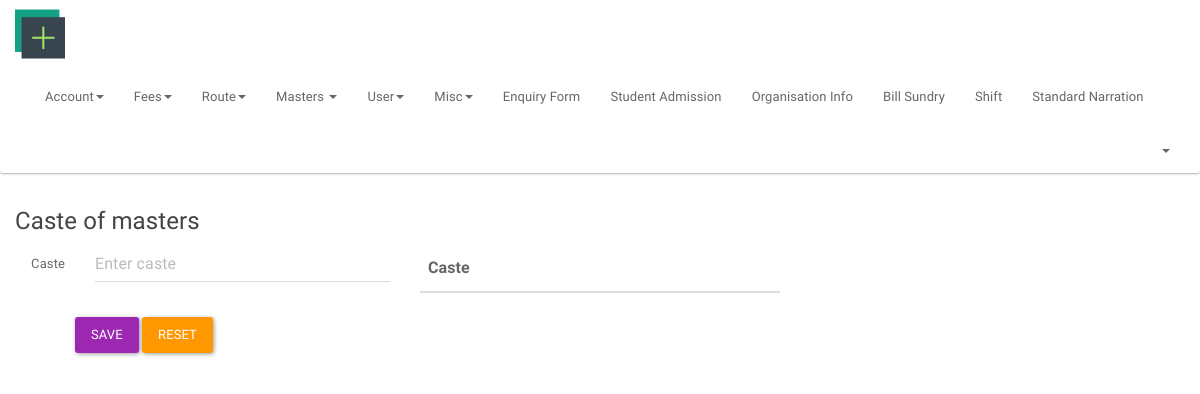
Before: /index.php/admin/masters_caste with the older database file.
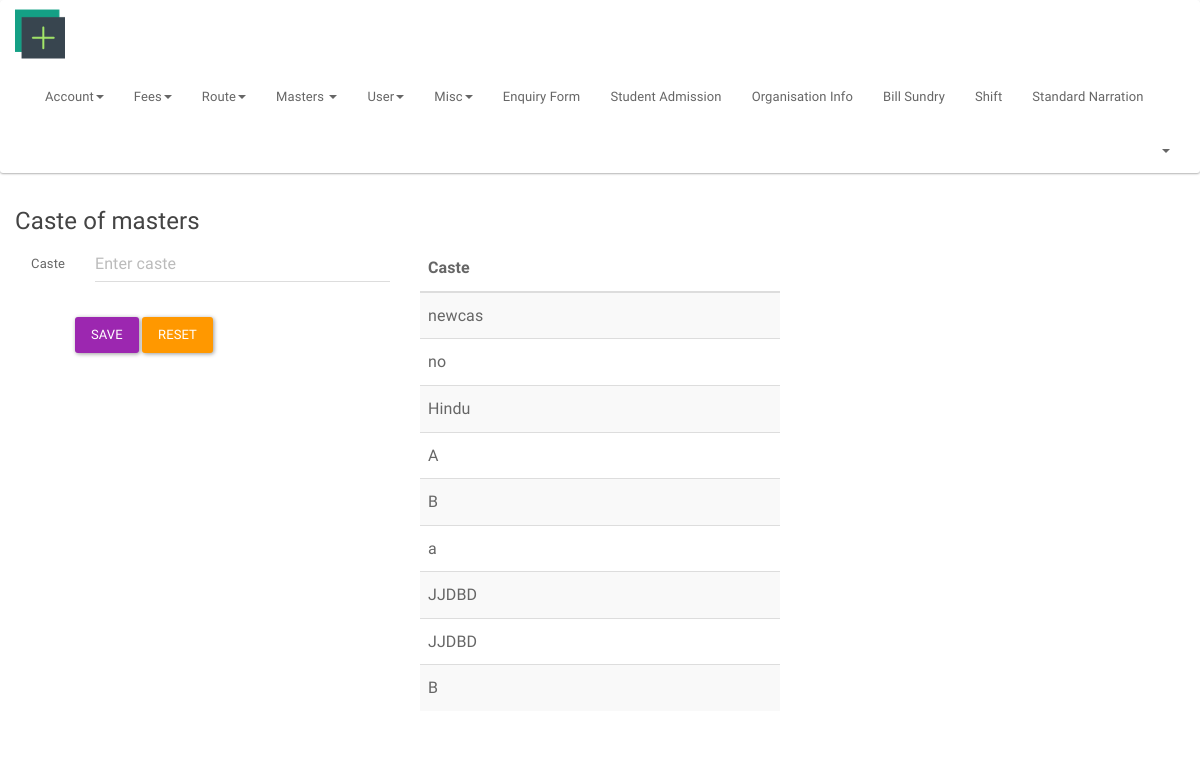
After: the same page with the newer database file.
### tables this page shows
CREATE TABLE `caste` (
  `caste_id` int(3) NOT NULL,
  `caste_name` varchar(20) NOT NULL
);

### application/controllers/admin.php (called while the page is built, shortened)
<?php
class Admin extends MY_Controller
{
    public function __construct()
    {
        $this->load->view('private/admin/header');
        $this->load->view('private/admin/footer');
        $this->form_validation->set_error_delimiters('<div class="text-danger">', '</div>');
    }
    public function masters_caste()
    {
        $form_validation='caste';
        $table_name='caste';
        $view='caste';
        $field='caste_name';
        $this->insert_genric($form_validation,$table_name,$view,$field);
    }
    public function insert_genric($form_validation,$table_name,$view,$field)
    {
        if ($this->form_validation->run($form_validation)) {
            $this->load->model('add_model', 'am');
            $post = $this->input->post();
            unset($post['submit']);
            if ($this->am->insert_data($table_name,$post)) {
                $this->load->model('get_model', 'gm');
                $array = $this->gm->get_list($field,$table_name);
                $this->load->view('private/admin/masters/'.$view,['view'=>$array]);
            } else {
                echo 'Query failed in inserting record';
            }
        } else {
            $this->load->model('get_model', 'gm');
            $array = $this->gm->get_list($field,$table_name);
            $this->load->view('private/admin/masters/'.$view,['view'=>$array]);
        }
    }
}

### index.php (called while the page is built, shortened)
<?php
require_once BASEPATH.'core/CodeIgniter.php';

### application/models/get_model.php (called while the page is built, shortened)
<?php
class Get_model extends MY_Model
{
    public function get_list($field,$table_name)
    {
        $query = $this->db->select($field)->get($table_name);
        $res = $query->result();
        $array=json_decode(json_encode($res),true);
        return $array;
    }
}

### application/views/private/admin/masters/caste.php (the view, shortened to what the changed rows need)
<div class="container">
    <div class="row">
            <div class="col-lg-4">
            <table class="table table-striped table-hover ">
                <thead>
                <tr>
                    <th>Caste</th>
                </tr>
                </thead>
                <tbody>
                <?php
                        foreach ($view as $caste){
                            echo "<tr><td>".$caste['caste_name'].'<br>'."</td></tr>";
                        }
                        ?>
                </tbody>
            </table>
        </div>
    </div>
</div>

### application/views/private/admin/header.php (shortened to what the changed rows need)
<html>
<head>
    <link href="<?= base_url() ?>public/assets/css/bootswatch_paper.css" rel="stylesheet"/>
    <link href="<?= base_url() ?>public/assets/css/font-awesome.min.css" rel="stylesheet">
    <link href='<?= base_url() ?>public/assets/css/google_fonts.css' rel='stylesheet' type='text/css'>
</head>
<body>
<nav class="navbar navbar-default">
    <div class="container-fluid">
        <div class="navbar-header">
            <a class="navbar-brand" href="<?= site_url('dashboard/') ?>"><img
                        src="<?= base_url() ?>public/assets/img/dash.png" style="margin-top: -12px;" height="50" width="50"></a>
        </div>
    </div>
</nav>

Changed rows visible on the page:
added caste: caste_name "newcas"
added caste: caste_name "no"
added caste: caste_name "Hindu"
added caste: caste_name "A"
added caste: caste_name "B"
added caste: caste_name "a"
added caste: caste_name "JJDBD"
added caste: caste_name "JJDBD"
added caste: caste_name "B"
